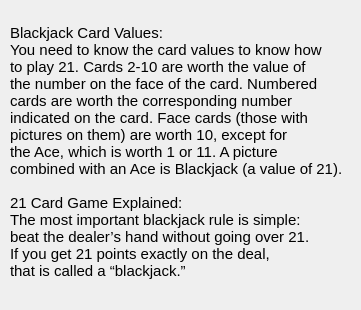
<?xml version="1.0" encoding="UTF-8"?>
<ui version="4.0">
 <class>HelpWindow</class>
 <widget class="QDialog" name="HelpWindow">
  <property name="geometry">
   <rect>
    <x>0</x>
    <y>0</y>
    <width>361</width>
    <height>310</height>
   </rect>
  </property>
  <property name="windowTitle">
   <string>Dialog</string>
  </property>
  <widget class="QLabel" name="label">
   <property name="geometry">
    <rect>
     <x>10</x>
     <y>10</y>
     <width>331</width>
     <height>301</height>
    </rect>
   </property>
   <property name="font">
    <font>
     <pointsize>11</pointsize>
    </font>
   </property>
   <property name="text">
    <string>Blackjack Card Values:
You need to know the card values to know how
to play 21. Cards 2-10 are worth the value of
the number on the face of the card. Numbered
cards are worth the corresponding number
indicated on the card. Face cards (those with
pictures on them) are worth 10, except for
the Ace, which is worth 1 or 11. A picture
combined with an Ace is Blackjack (a value of 21).

21 Card Game Explained:
The most important blackjack rule is simple:
beat the dealer’s hand without going over 21.
If you get 21 points exactly on the deal,
that is called a “blackjack.”
</string>
   </property>
  </widget>
 </widget>
 <resources/>
 <connections/>
</ui>
